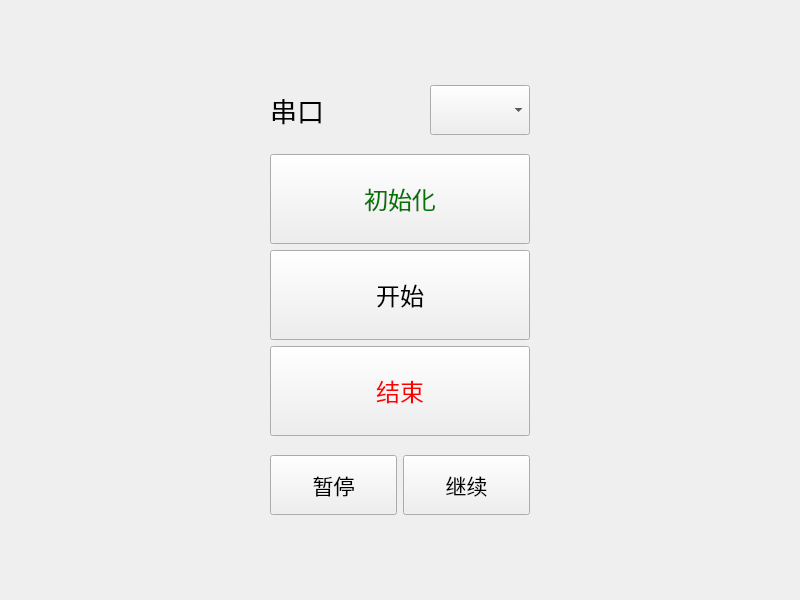
<?xml version="1.0" encoding="UTF-8"?>
<ui version="4.0">
 <class>auto_mode</class>
 <widget class="QWidget" name="auto_mode">
  <property name="geometry">
   <rect>
    <x>0</x>
    <y>0</y>
    <width>800</width>
    <height>600</height>
   </rect>
  </property>
  <property name="windowTitle">
   <string>Form</string>
  </property>
  <layout class="QGridLayout" name="gridLayout_2">
   <item row="0" column="1">
    <spacer name="verticalSpacer_2">
     <property name="orientation">
      <enum>Qt::Vertical</enum>
     </property>
     <property name="sizeHint" stdset="0">
      <size>
       <width>20</width>
       <height>56</height>
      </size>
     </property>
    </spacer>
   </item>
   <item row="1" column="0">
    <spacer name="horizontalSpacer">
     <property name="orientation">
      <enum>Qt::Horizontal</enum>
     </property>
     <property name="sizeHint" stdset="0">
      <size>
       <width>254</width>
       <height>20</height>
      </size>
     </property>
    </spacer>
   </item>
   <item row="1" column="1">
    <layout class="QVBoxLayout" name="verticalLayout_2">
     <item>
      <layout class="QVBoxLayout" name="verticalLayout">
       <item>
        <layout class="QHBoxLayout" name="horizontalLayout">
         <item>
          <widget class="QLabel" name="label">
           <property name="font">
            <font>
             <family>楷体</family>
             <pointsize>20</pointsize>
            </font>
           </property>
           <property name="text">
            <string>串口</string>
           </property>
           <property name="alignment">
            <set>Qt::AlignCenter</set>
           </property>
          </widget>
         </item>
         <item>
          <spacer name="horizontalSpacer_3">
           <property name="orientation">
            <enum>Qt::Horizontal</enum>
           </property>
           <property name="sizeHint" stdset="0">
            <size>
             <width>40</width>
             <height>20</height>
            </size>
           </property>
          </spacer>
         </item>
         <item>
          <widget class="QComboBox" name="serialBox">
           <property name="minimumSize">
            <size>
             <width>100</width>
             <height>50</height>
            </size>
           </property>
          </widget>
         </item>
        </layout>
       </item>
      </layout>
     </item>
     <item>
      <spacer name="verticalSpacer_4">
       <property name="orientation">
        <enum>Qt::Vertical</enum>
       </property>
       <property name="sizeHint" stdset="0">
        <size>
         <width>17</width>
         <height>13</height>
        </size>
       </property>
      </spacer>
     </item>
     <item>
      <layout class="QGridLayout" name="gridLayout">
       <item row="2" column="0">
        <widget class="QPushButton" name="end_Button">
         <property name="minimumSize">
          <size>
           <width>200</width>
           <height>90</height>
          </size>
         </property>
         <property name="palette">
          <palette>
           <active>
            <colorrole role="ButtonText">
             <brush brushstyle="SolidPattern">
              <color alpha="255">
               <red>255</red>
               <green>0</green>
               <blue>0</blue>
              </color>
             </brush>
            </colorrole>
           </active>
           <inactive>
            <colorrole role="ButtonText">
             <brush brushstyle="SolidPattern">
              <color alpha="255">
               <red>255</red>
               <green>0</green>
               <blue>0</blue>
              </color>
             </brush>
            </colorrole>
           </inactive>
           <disabled>
            <colorrole role="ButtonText">
             <brush brushstyle="SolidPattern">
              <color alpha="96">
               <red>164</red>
               <green>166</green>
               <blue>168</blue>
              </color>
             </brush>
            </colorrole>
           </disabled>
          </palette>
         </property>
         <property name="font">
          <font>
           <family>楷体</family>
           <pointsize>18</pointsize>
          </font>
         </property>
         <property name="text">
          <string>结束</string>
         </property>
        </widget>
       </item>
       <item row="1" column="0">
        <widget class="QPushButton" name="start_Button">
         <property name="minimumSize">
          <size>
           <width>200</width>
           <height>90</height>
          </size>
         </property>
         <property name="font">
          <font>
           <family>楷体</family>
           <pointsize>18</pointsize>
          </font>
         </property>
         <property name="text">
          <string>开始</string>
         </property>
        </widget>
       </item>
       <item row="0" column="0">
        <widget class="QPushButton" name="init_Button">
         <property name="minimumSize">
          <size>
           <width>200</width>
           <height>90</height>
          </size>
         </property>
         <property name="palette">
          <palette>
           <active>
            <colorrole role="ButtonText">
             <brush brushstyle="SolidPattern">
              <color alpha="255">
               <red>0</red>
               <green>118</green>
               <blue>0</blue>
              </color>
             </brush>
            </colorrole>
           </active>
           <inactive>
            <colorrole role="ButtonText">
             <brush brushstyle="SolidPattern">
              <color alpha="255">
               <red>0</red>
               <green>118</green>
               <blue>0</blue>
              </color>
             </brush>
            </colorrole>
           </inactive>
           <disabled>
            <colorrole role="ButtonText">
             <brush brushstyle="SolidPattern">
              <color alpha="96">
               <red>164</red>
               <green>166</green>
               <blue>168</blue>
              </color>
             </brush>
            </colorrole>
           </disabled>
          </palette>
         </property>
         <property name="font">
          <font>
           <family>楷体</family>
           <pointsize>18</pointsize>
          </font>
         </property>
         <property name="text">
          <string>初始化</string>
         </property>
        </widget>
       </item>
      </layout>
     </item>
     <item>
      <spacer name="verticalSpacer">
       <property name="orientation">
        <enum>Qt::Vertical</enum>
       </property>
       <property name="sizeHint" stdset="0">
        <size>
         <width>14</width>
         <height>13</height>
        </size>
       </property>
      </spacer>
     </item>
     <item>
      <layout class="QHBoxLayout" name="horizontalLayout_2">
       <item>
        <widget class="QPushButton" name="suspend_Button">
         <property name="minimumSize">
          <size>
           <width>0</width>
           <height>60</height>
          </size>
         </property>
         <property name="font">
          <font>
           <family>楷体</family>
           <pointsize>16</pointsize>
          </font>
         </property>
         <property name="text">
          <string>暂停</string>
         </property>
        </widget>
       </item>
       <item>
        <widget class="QPushButton" name="continue_Button">
         <property name="minimumSize">
          <size>
           <width>0</width>
           <height>60</height>
          </size>
         </property>
         <property name="font">
          <font>
           <family>楷体</family>
           <pointsize>16</pointsize>
          </font>
         </property>
         <property name="text">
          <string>继续</string>
         </property>
        </widget>
       </item>
      </layout>
     </item>
    </layout>
   </item>
   <item row="1" column="2">
    <spacer name="horizontalSpacer_2">
     <property name="orientation">
      <enum>Qt::Horizontal</enum>
     </property>
     <property name="sizeHint" stdset="0">
      <size>
       <width>254</width>
       <height>20</height>
      </size>
     </property>
    </spacer>
   </item>
   <item row="2" column="1">
    <spacer name="verticalSpacer_3">
     <property name="orientation">
      <enum>Qt::Vertical</enum>
     </property>
     <property name="sizeHint" stdset="0">
      <size>
       <width>20</width>
       <height>56</height>
      </size>
     </property>
    </spacer>
   </item>
  </layout>
 </widget>
 <resources/>
 <connections/>
</ui>
